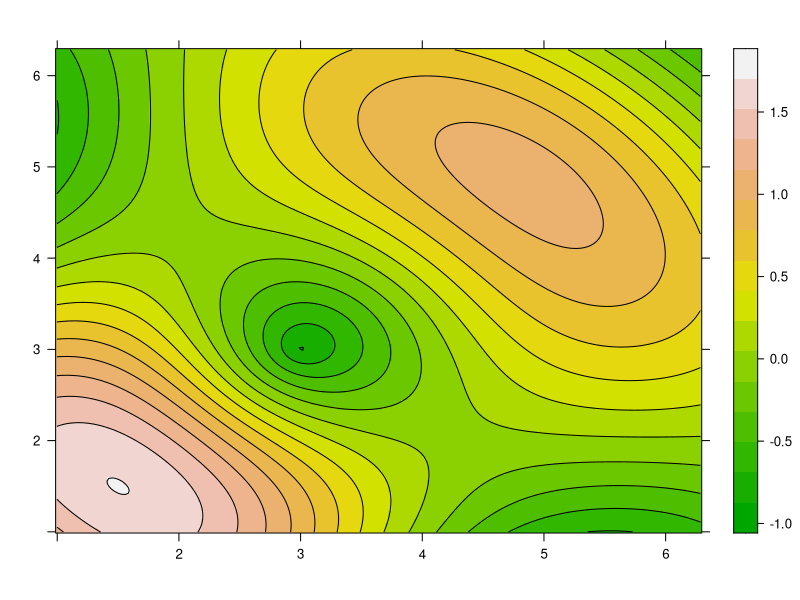

Write the R code that produced this figure.
library("lattice")

x <- seq(1.0, 2*pi, length.out=200)
y <- seq(1.0, 2*pi, length.out=200)

r1 <- as.vector(sqrt(outer(x^2, y^2, "+")))
r2 <- as.vector(sqrt(outer((x-3)^2, (y-3)^2, "+")))

grid <- expand.grid(x=x, y=y)
grid$z <- sin(r1) + sin(r2)

levelplot(z ~ x*y,
          data=grid,
          xlab="",
          ylab="",
          main="",
          contour=TRUE,
          col.regions = terrain.colors(20000))
